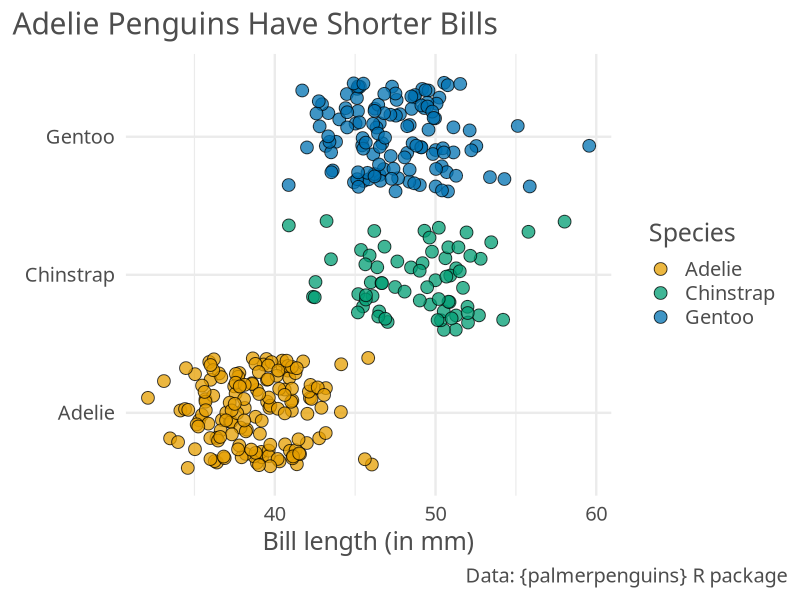
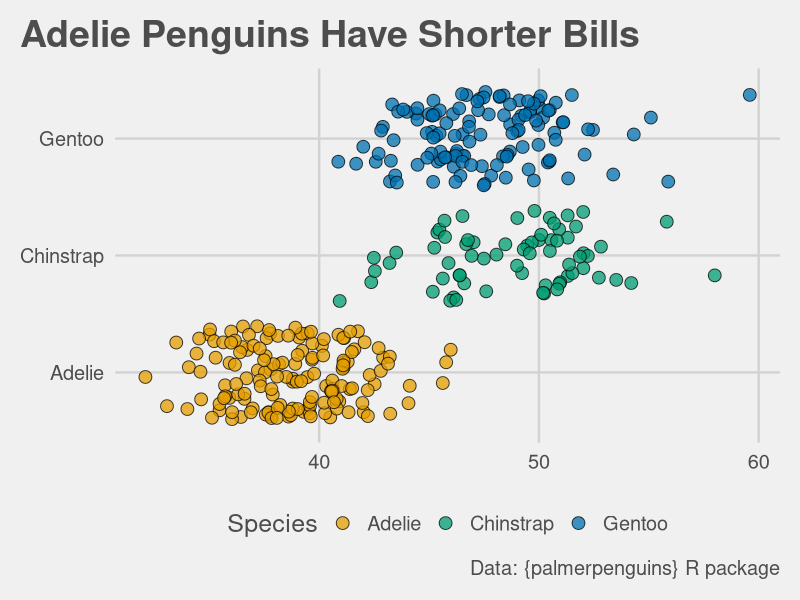

The R source for these figures, in order:
## ---- chunk 1
library(tidyverse)
set.seed(345345)
palmerpenguins::penguins |> 
  ggplot(aes(x = bill_length_mm, y = species, fill = species)) +
  geom_jitter(shape = 21, size = 4, alpha = 0.75) +
  labs(
    title = 'Adelie Penguins Have Shorter Bills',
    x = 'Bill length (in mm)',
    y = element_blank(), 
    fill = 'Species',
    caption = 'Data: {palmerpenguins} R package'
  ) +
  theme_minimal(base_size = 18, base_family = 'Source Sans Pro') +
  theme(
    text = element_text(
      colour = 'grey30'
    ),
    plot.title.position = 'plot',
    plot.caption.position = 'plot'
  ) +
  scale_fill_manual(
    values = c("#E69F00", "#009E73", "#0072B2")
  )
## ---- chunk 2
palmerpenguins::penguins |> 
  ggplot(aes(x = bill_length_mm, y = species, fill = species)) +
  geom_jitter(shape = 21, size = 4, alpha = 0.75) +
  labs(
    title = 'Adelie Penguins Have Shorter Bills',
    x = 'Bill length (in mm)',
    y = element_blank(), 
    fill = 'Species',
    caption = 'Data: {palmerpenguins} R package'
  ) +
  ggthemes::theme_fivethirtyeight(base_size = 18) +
  theme(
    text = element_text(
      colour = 'grey30'
    ),
    plot.title.position = 'plot',
    plot.caption.position = 'plot'
  )  +
  scale_fill_manual(
    values = c("#E69F00", "#009E73", "#0072B2")
  )
